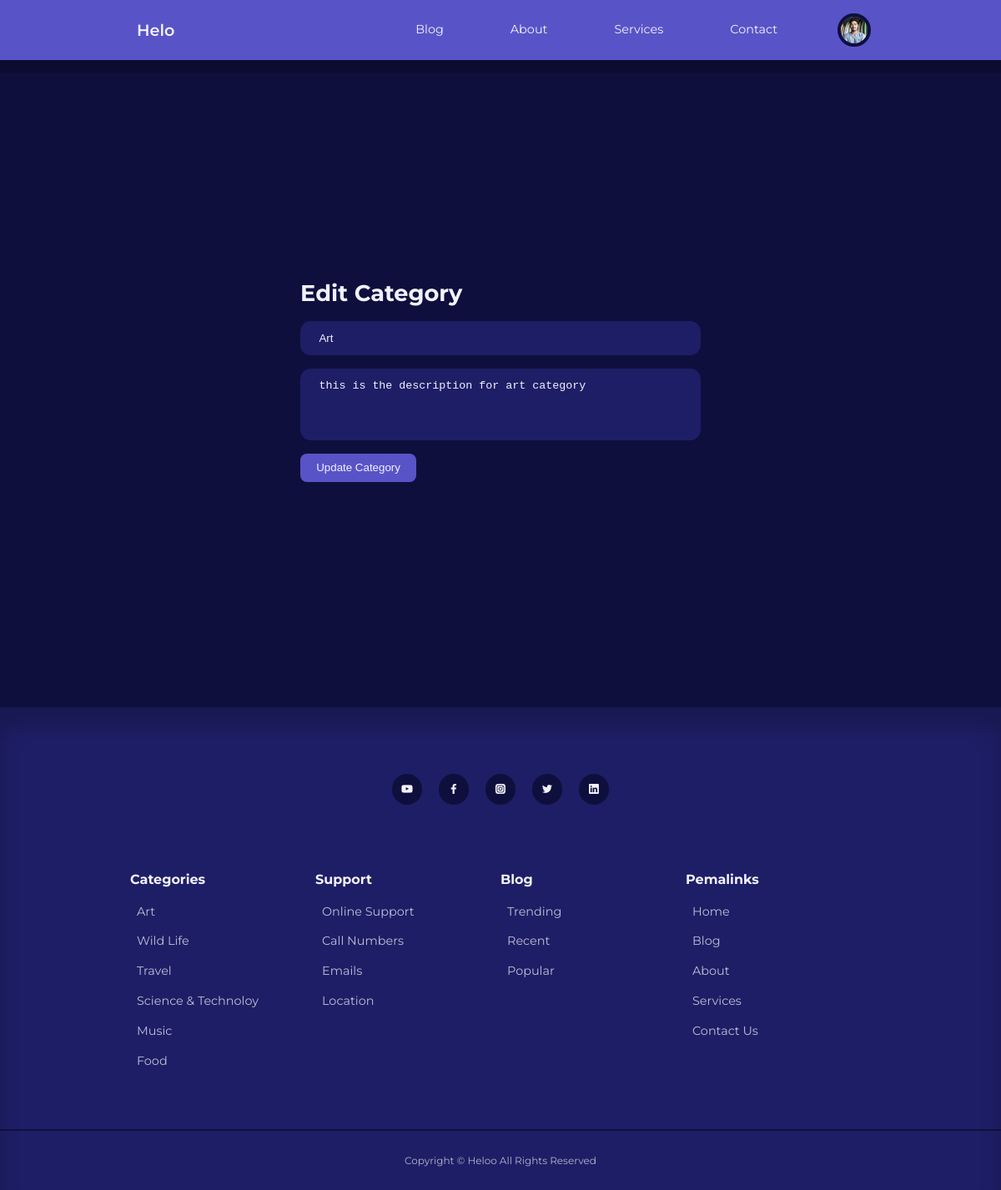
/admin/edit-category.php?id=8 (signed in), run on the app's committed database.
### tables this page shows
CREATE TABLE `users` (
  `id` int(10) UNSIGNED NOT NULL,
  `firstname` varchar(30) NOT NULL,
  `lastname` varchar(30) NOT NULL,
  `username` varchar(15) NOT NULL,
  `email` varchar(100) NOT NULL,
  `password` varchar(255) NOT NULL,
  `avatar` varchar(255) NOT NULL,
  `admin` tinyint(1) NOT NULL
);

CREATE TABLE `categories` (
  `id` int(10) UNSIGNED NOT NULL,
  `title` varchar(50) NOT NULL,
  `description` text NOT NULL
);

### admin/partials/header.php (called while the page is built, shortened)
<?php
require '../inc/blog-header.php';

### admin/edit-category.php (the view, shortened to what this page needs)
<?php
include 'partials/header.php';
if (isset($_GET['id'])){
    $id = filter_var($_GET['id'],FILTER_SANITIZE_NUMBER_INT);
    $sql = "SELECT * FROM `categories` WHERE `id` = '$id';";
    $result = mysqli_query($conn,$sql);
    if (mysqli_num_rows($result)==1){
        $category = mysqli_fetch_assoc($result);
    }
}else{
    header("location:".ROOT_URL.'admin/manage-categories.php');
}
?>
<section class="form__section">
    <div class="container form__section-container">
        <h2>Edit Category</h2>
        <form action="<?= ROOT_URL ?>admin/editCategoryLogic.php" method="post">
            <input type="text" name="title" value="<?= $category['title']?>" placeholder="Title">
            <textarea name="description"  rows="4" placeholder="Description"><?= $category['description'] ?></textarea>
            <button type="submit" name="submit" class="btn">Update Category</button>
        </form>
    </div>
</section>
<?php
include '../inc/footer.php';
?>

### inc/blog-header.php (shortened to what this page needs)
<?php
include 'config/database.php';
if (isset($_SESSION['user_id'])){
    $id = $_SESSION['user_id'];
    $sql = "SELECT `avatar` FROM `users` WHERE `id` = '$id';";
    $result = mysqli_query($conn,$sql);
    $avatar = mysqli_fetch_assoc($result);
}
 ?>
<!DOCTYPE html>
<html lang="en">
<head>
    <link rel="stylesheet" href="<?= ROOT_URL ?>/css/style.css">
    <link rel="stylesheet" href="https://unicons.iconscout.com/release/v4.0.8/css/line.css">
</head>
<body>
    <nav>
        <div class="container nav__container">
            <a href="<?= ROOT_URL ?>" class="nav__logo">Helo</a>
            <ul class="nav__items">
                <li><a href="<?= ROOT_URL ?>blog.php">Blog</a></li>
                <li><a href="<?= ROOT_URL?>about.php">About</a></li>
                <li><a href="<?=ROOT_URL ?>services.php">Services</a></li>
                <li><a href="<?= ROOT_URL ?>contact.php">Contact</a></li>
                <?php if(isset($_SESSION['user_id'])): ?>
                <li class="nav__profile">
                    <div class="avatar">
                    <img src="<?= ROOT_URL . 'images/'.$avatar['avatar']?>" alt="alt">
                    </div>
                </li>
                <?php else: ?>
                    <li><a href="<?= ROOT_URL ?>login.php">Log In</a></li>
                <?php endif;?>
            </ul>
        </div>
    </nav>

### css/style.css (style rules this page uses)
:root { --color-primary-light: hsl(242, 91%, 69%, 18%); --color-primary-variant: #5854c7; --color-red: #da0f3f; --color-red-light: hsl(346, 87%, 46%, 15%); --color-green: #00c476; --color-green-light: hsl(156, 100%, 38%, 15%); --color-gray-900: #1e1e66; --color-gray-700: #2d2b7c; --color-gray-300: rgba(242, 242, 254, 0.3); --color-gray-200: rgba(242, 242, 254, 0.7); --color-white: #f2f2fe; --color-bg: #0f0f3e; --transition: all 300ms ease; --container-width-lg: 74%; --container-width-md: 88%; --form-width: 40%; --card-border-radius-1: 0.3rem; --card-border-radius-2: 0.5rem; --card-border-radius-3: 0.8rem; --card-border-radius-4: 2rem; --card-border-radius-5: 5rem; }
* { margin:0; padding:0; border:0; outline:0; appearance: 0; list-style: none; text-decoration:none; box-sizing: border-box; }
a { text-decoration: none; }
body { font-family: 'Montserrat',sans-serif; line-height: 1.6; color:var(--color-gray-200); overflow-x : hidden; background-color: var(--color-bg); font-size:0.9rem; }
.container { width: var(--container-width-lg); max-width: 1800px; margin-inline: auto; }
section { margin-top : 3rem; width : 100vw; }
h1,h2,h3,h4,h5 { color : var(--color-white); line-height: 1.3; }
h2 { font-size: 1.7rem; margin: 1rem 0; }
a { color: var(--color-white); transition: var(--transition); padding: 8px; }
img { display: block; width:100%; object-fit: cover; }
nav { background:var(--color-primary-variant); width: 100vw; height: 4.5rem; position:fixed; top:0; z-index: 10; box-shadow: 0 1rem rgba(0, 0, 0, 0.2); }
.nav__container { height: 100%; display: flex; align-items: center; justify-content: space-between; }
.avatar { width:2.5rem; height:2.5rem; border-radius: 50%; overflow: hidden; border: 0.3rem solid var(--color-bg); }
.nav__logo { font-weight: 600; font-size: 1.2rem; }
.nav__items { display: flex; align-items: center; gap:4rem; }
.nav__profile { position: relative; cursor: pointer; }
.form__section { display: grid; place-items: center; height: 100vh; }
.form__section-container { width:var(--form-width); }
form { display: flex; flex-direction: column; gap:1rem; }
input,textarea,select { padding: 0.8rem 1.4rem; background-color: var(--color-gray-900); border-radius: var(--card-border-radius-3); resize: none; color:var(--color-white); }
.btn { display: inline-block; background-color: var(--color-primary-variant); width:fit-content; padding: 0.6rem 1.2rem; border-radius: var(--card-border-radius-2); cursor: pointer; transition: var(--transition); color: var(--color-white); }

### data on the page
users: avatar (picture)
categories: title "Art", description "this is the description for art category"
